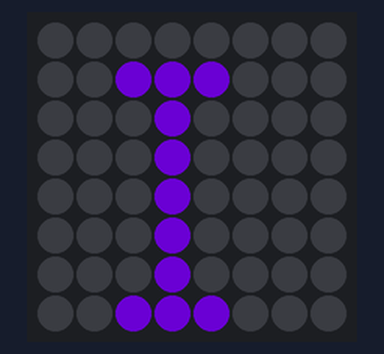
A program run on a simulated Raspberry Pi (BCM pin numbers) with a Sense HAT. Shown: the Sense HAT's 8×8 RGB LED matrix. Dim RGB values are drawn brighter than linear; random numbers come from a fixed seed; the 64×8 strip is a reading aid, not a part: it shows the text the matrix is scrolling, unrolled, one strip-width of it at a time. At 7.2 s the program stops and its outputs stay as they are.

Above: at 0.24 s.
At 0.64 s:
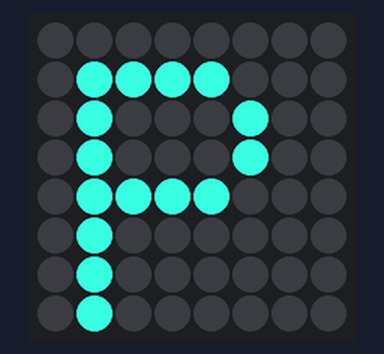
At 1.04 s:
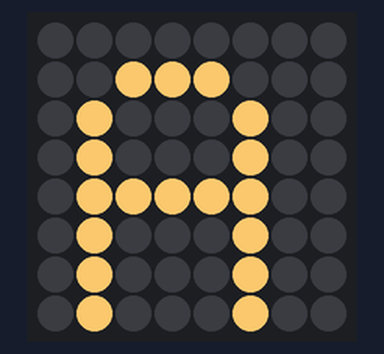
At 1.84 s:
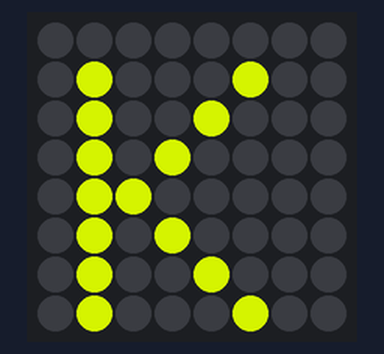
At 2.24 s:
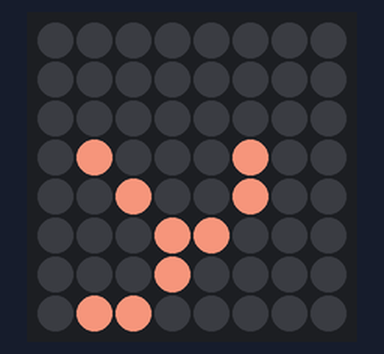
At 3.84 s:
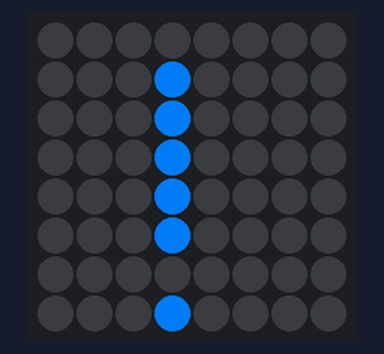

The program:

hello.py
```python
import time
from sense_hat import SenseHat

from .utils import clean_led, random_color


@clean_led()
def app(text):
    sense = SenseHat()

    for letter in text:
        sense.show_letter(letter, text_colour=random_color())
        time.sleep(0.4)

    sense.show_message(text, scroll_speed=0.05, text_colour=random_color())


if __name__ == '__main__':
    app(text="IPA Ky Ky!")
```

utils.py
```python
import random

from sense_hat import SenseHat

RED   = [255, 000, 000]
GREEN = [000, 255, 000]
BLUE  = [000, 000, 255]
BLACK = [000, 000, 000]
WHITE = [255, 255, 255]


def clean_led():
    def decorate(func):
        def call(*args, **kwargs):
            SenseHat().clear()
            result = func(*args, **kwargs)
            SenseHat().clear()
            return result
        return call
    return decorate


def random_color():
    return [
        random.randint(0, 255),
        random.randint(0, 255),
        random.randint(0, 255),
    ]
```

Measured:
- what the display in image 1 shows lasts 0.4 s, from 0.4 s to 0.8 s
